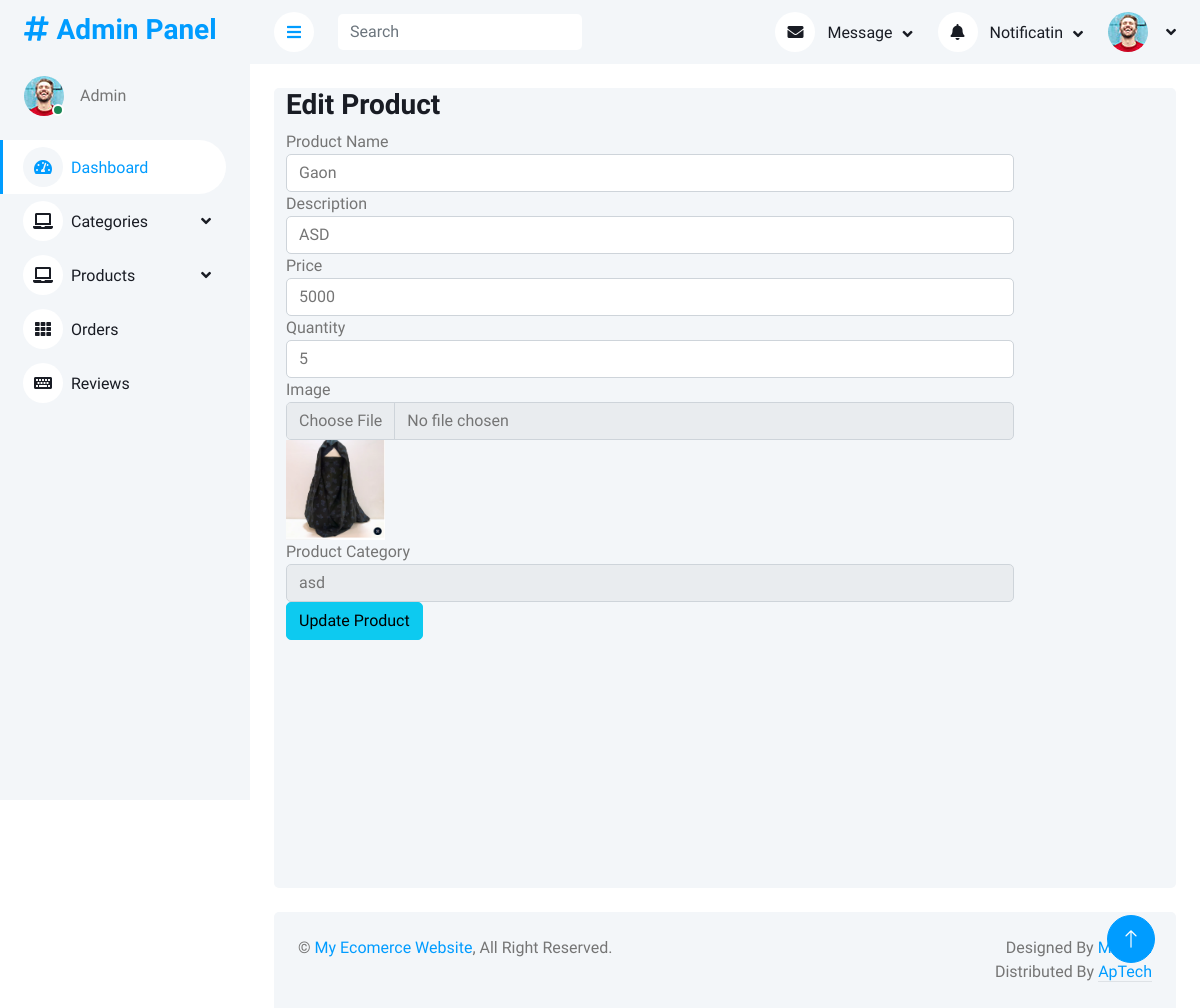
/AdminPanel/editProduct.php?id=2, run on an earlier commit of the app's database.
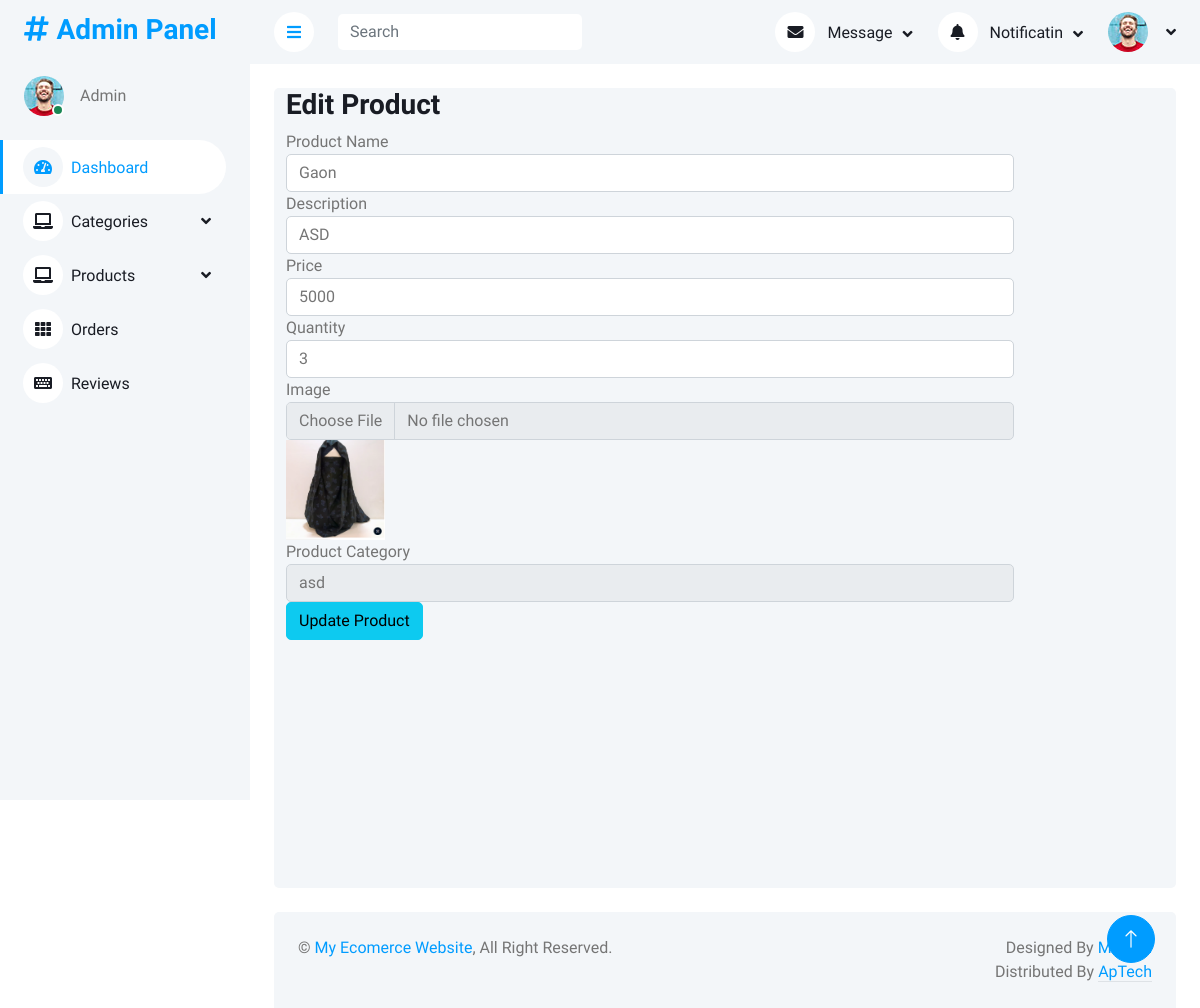
And on a later commit of the database.
### tables this page shows
CREATE TABLE `products` (
  `id` int(11) NOT NULL,
  `name` varchar(200) NOT NULL,
  `description` varchar(200) NOT NULL,
  `price` int(11) NOT NULL,
  `quantity` int(11) NOT NULL,
  `image` varchar(500) NOT NULL,
  `catid` int(11) NOT NULL,
  `procid` varchar(200) DEFAULT NULL
);

CREATE TABLE `categories` (
  `id` int(11) NOT NULL,
  `Name` varchar(200) DEFAULT NULL,
  `Description` varchar(500) NOT NULL,
  `image` varchar(300) NOT NULL
);

### AdminPanel/editProduct.php (the view, shortened to what this page needs)
<?php
include('query.php');
include('header.php');
?>
<?php
if(isset($_GET['id'])){
    $id= $_GET['id'];
    $query = $pdo->prepare("select products.* , categories.Name as CatName from products
    join categories on products.catid=categories.id where products.id = :pid");
    $query->bindParam('pid',$id);
    $query-> execute();
    $singlePro = $query->fetch(PDO::FETCH_ASSOC);
}
?>
            <div class="container-fluid pt-4 px-4">
                <div class="row vh-100 bg-light rounded mx-0">
                    <div class="col-md-10">
                        <h3>Edit Product</h3>
                        <form action="" method="post" enctype="multipart/form-data">
                <div class="form-group" >
                    <label for="">Product Name</label>
                    <input type="text" value="<?php echo $singlePro['name']?>" name="pName" id="" class="form-control" placeholder="" aria-describedby="helpId">
                </div>
                <div class="form-group">
                    <label for="">Description</label>
                    <input type="text" value="<?php echo $singlePro['description']?>" name="pDesc" id="" class="form-control" placeholder="" aria-describedby="helpId">
                </div>
                <div class="form-group">
                    <label for="">Price</label>
                    <input type="text" value="<?php echo $singlePro['price']?>" name="pPrice" id="" class="form-control" placeholder="" aria-describedby="helpId">
                </div>
                <div class="form-group">
                    <label for="">Quantity</label>
                    <input type="text" value="<?php echo $singlePro['quantity']?>" name="pQty" id="" class="form-control" placeholder="" aria-describedby="helpId">
                </div>
                <div class="form-group">
                   <label for="">Image</label>
                    <input type="file"  name="pImage" id="" class="form-control" placeholder="" aria-describedby="helpId">
               <img height="100px" src="img/<?php echo $singlePro['image']?>" alt="">
                </div>
                <div class="form-group">
                    <label for="">Product Category</label>
                    <select name="pCat" id="" class="form-control" >
                    <option value="<?php echo $singlePro['catid']?>"><?php echo $singlePro['CatName']?></option>
                    <?php
                        $query = $pdo->prepare("select * from categories where Name != :catName");
                        $query->bindParam('catName', $singlePro['CatName']);
                        $query->execute();
                        $allCat = $query->fetchAll(PDO::FETCH_ASSOC);
                        print_r($allCat);
                        ?>
                    </select>
                </div>
                <button class="btn btn-info" name="updateProduct">Update Product</button>
                </form>
                </div>
            </div>
</div>
<?php
include('footer.php');
?>

What changed in the data, as far as the page shows it:
changed products "Gaon": pQty "5" → "3"
